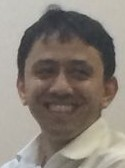
#> input picture tests/fixtures/images/afuat/3.jpg, 125 x 168 px
$ python benchmark_live_analysis.py --image ../tests/fixtures/images/afuat/3.jpg
#> lines starting #> are read from the running program, lines starting #| are printed output that depends on the picture
#!/usr/bin/env python3
"""Performance benchmark for live camera analysis features.

This script measures the processing time and maximum sustainable FPS
for each analysis mode to help determine optimal frame rates.
"""

import asyncio
import json
import time
from pathlib import Path
from typing import Dict, List, Optional
import statistics

import websockets
import cv2
import base64
import numpy as np
from rich.console import Console
from rich.table import Table
from rich.progress import Progress, SpinnerColumn, TextColumn


console = Console()


class PerformanceBenchmark:
    """Benchmark live analysis performance."""

    def __init__(self, ws_url: str = "ws://localhost:8000/ws/live-analysis"):
        self.ws_url = ws_url
        self.test_image_path = None
        self.results: Dict[str, List[float]] = {}

    def load_test_image(self, image_path: Optional[str] = None) -> np.ndarray:
        """Load a test image for benchmarking."""
#> called with image_path = '../tests/fixtures/images/afuat/3.jpg'
        if image_path and Path(image_path).exists():
            img = cv2.imread(image_path)
#> img is the input picture: shape (168, 125, 3); mean B, G, R 121.4, 130, 138
            self.test_image_path = image_path
        else:
            # Create a synthetic test image if no image provided
            console.print("[yellow]No test image provided, creating synthetic image[/yellow]")
            img = np.random.randint(0, 255, (480, 640, 3), dtype=np.uint8)
            # Draw a simple face-like pattern
            cv2.circle(img, (320, 240), 100, (200, 200, 200), -1)  # Face
            cv2.circle(img, (280, 220), 20, (50, 50, 50), -1)  # Left eye
            cv2.circle(img, (360, 220), 20, (50, 50, 50), -1)  # Right eye
            cv2.ellipse(img, (320, 270), (40, 20), 0, 0, 180, (100, 100, 100), 2)  # Mouth

        console.print(f"[green]Loaded test image: {img.shape}[/green]")
        return img

    def encode_image(self, img: np.ndarray) -> str:
        """Encode image to base64 JPEG."""
        _, buffer = cv2.imencode('.jpg', img, [cv2.IMWRITE_JPEG_QUALITY, 85])
        return base64.b64encode(buffer).decode('utf-8')

    async def benchmark_mode(
        self,
        mode: str,
        num_frames: int = 50,
        user_id: Optional[str] = None,
        tenant_id: Optional[str] = None,
    ) -> Dict[str, float]:
        """Benchmark a specific analysis mode."""
        console.print(f"\n[bold cyan]Benchmarking mode: {mode}[/bold cyan]")

        # Load test image
        img = self.load_test_image()
        img_base64 = self.encode_image(img)

        processing_times = []
        total_times = []
        successful_frames = 0
        errors = 0

        try:
            async with websockets.connect(self.ws_url) as websocket:
                # Send configuration
                config = {
                    "type": "config",
                    "data": {
                        "mode": mode,
                        "frame_skip": 0,
                        "quality_threshold": 70.0,
                    }
                }
                if user_id:
                    config["data"]["user_id"] = user_id
                if tenant_id:
                    config["data"]["tenant_id"] = tenant_id

                await websocket.send(json.dumps(config))

                # Wait for config acknowledgment
                response = await websocket.recv()
                msg = json.loads(response)
                if msg.get("type") != "config_ack":
                    console.print(f"[red]Failed to configure mode {mode}: {msg}[/red]")
                    return {}

                console.print(f"[green]Mode configured successfully[/green]")

                # Send frames and measure performance
                with Progress(
                    SpinnerColumn(),
                    TextColumn("[progress.description]{task.description}"),
                    console=console,
                ) as progress:
                    task = progress.add_task(f"Processing {num_frames} frames...", total=num_frames)

                    for i in range(num_frames):
                        # Measure total time (including network)
                        start_total = time.perf_counter()

                        # Send frame
                        frame_msg = {
                            "type": "frame",
                            "data": img_base64,
                        }
                        await websocket.send(json.dumps(frame_msg))

                        # Receive result
                        response = await websocket.recv()
                        end_total = time.perf_counter()

                        msg = json.loads(response)

                        if msg.get("type") == "result":
                            data = msg.get("data", {})
                            if data.get("error"):
                                console.print(f"[yellow]Frame {i}: Error - {data['error']}[/yellow]")
                                errors += 1
                            else:
                                processing_time = data.get("processing_time_ms", 0)
                                processing_times.append(processing_time)
                                total_times.append((end_total - start_total) * 1000)
                                successful_frames += 1

                        progress.update(task, advance=1)

                        # Small delay to avoid overwhelming the server
                        await asyncio.sleep(0.01)

        except Exception as e:
            console.print(f"[red]Error during benchmark: {e}[/red]")
            return {}

        # Calculate statistics
        if processing_times:
            stats = {
                "mode": mode,
                "total_frames": num_frames,
                "successful_frames": successful_frames,
                "errors": errors,
                "avg_processing_ms": statistics.mean(processing_times),
                "min_processing_ms": min(processing_times),
                "max_processing_ms": max(processing_times),
                "median_processing_ms": statistics.median(processing_times),
                "stdev_processing_ms": statistics.stdev(processing_times) if len(processing_times) > 1 else 0,
                "avg_total_ms": statistics.mean(total_times),
                "max_sustainable_fps": 1000 / statistics.mean(processing_times),
                "p95_processing_ms": sorted(processing_times)[int(len(processing_times) * 0.95)],
                "p99_processing_ms": sorted(processing_times)[int(len(processing_times) * 0.99)],
            }

            self.results[mode] = processing_times
            return stats
        else:
            console.print(f"[red]No successful frames for mode {mode}[/red]")
            return {}

    async def run_all_benchmarks(self, num_frames: int = 50) -> List[Dict]:
        """Run benchmarks for all analysis modes."""
        modes = [
            ("face_detection", None, None),
            ("quality", None, None),
            ("demographics", None, None),
            ("liveness", None, None),
            ("enrollment_ready", None, None),
            # ("verification", "test_user", None),  # Requires enrolled user
            # ("search", None, None),  # Requires database with faces
            ("landmarks", None, None),
        ]

        all_stats = []

        for mode, user_id, tenant_id in modes:
            stats = await self.benchmark_mode(mode, num_frames, user_id, tenant_id)
            if stats:
                all_stats.append(stats)
            await asyncio.sleep(1)  # Pause between modes

        return all_stats

    # [73 lines left out: functions print_results, save_results, not called in this run]


async def main():
    """Main benchmark function."""
    import argparse

    parser = argparse.ArgumentParser(description="Benchmark live camera analysis performance")
    parser.add_argument(
        "--url",
        default="ws://localhost:8000/ws/live-analysis",
        help="WebSocket URL for live analysis",
    )
    parser.add_argument(
        "--frames",
        type=int,
        default=50,
        help="Number of frames to test per mode (default: 50)",
    )
    parser.add_argument(
        "--image",
        help="Path to test image (optional, will use synthetic image if not provided)",
    )
    parser.add_argument(
        "--output",
        default="benchmark_results.json",
        help="Output file for results (default: benchmark_results.json)",
    )

    args = parser.parse_args()

    console.print("[bold blue]Live Camera Analysis Performance Benchmark[/bold blue]")
    console.print(f"WebSocket URL: {args.url}")
    console.print(f"Frames per mode: {args.frames}")
    console.print(f"Test image: {args.image or 'synthetic'}\n")

    benchmark = PerformanceBenchmark(ws_url=args.url)

    # Load custom image if provided
    if args.image:
        benchmark.load_test_image(args.image)

    # Run benchmarks
    all_stats = await benchmark.run_all_benchmarks(num_frames=args.frames)

    # Print and save results
    benchmark.print_results(all_stats)
    benchmark.save_results(all_stats, args.output)
#> in load_test_image (call 2), `cv2.circle(img, (320, 240), 100, (200, 200, 200), -1)`:
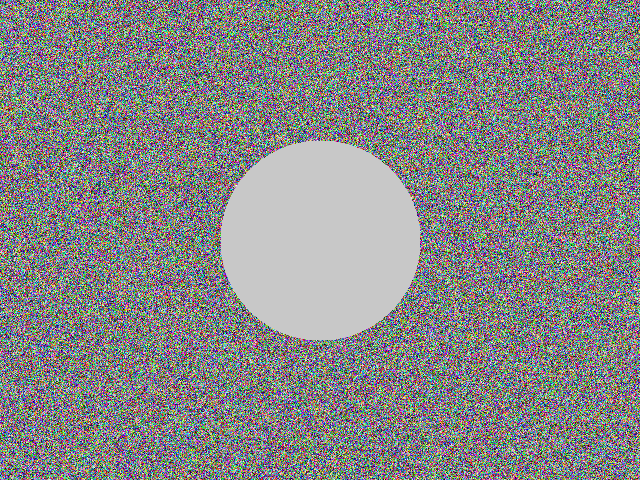
#> img: shape (480, 640, 3); mean B, G, R 134.6, 134.6, 134.3
#> in load_test_image (call 2), `cv2.ellipse(img, (320, 270), (40, 20), 0, 0, 180, (100, 100, 100), 2)`:
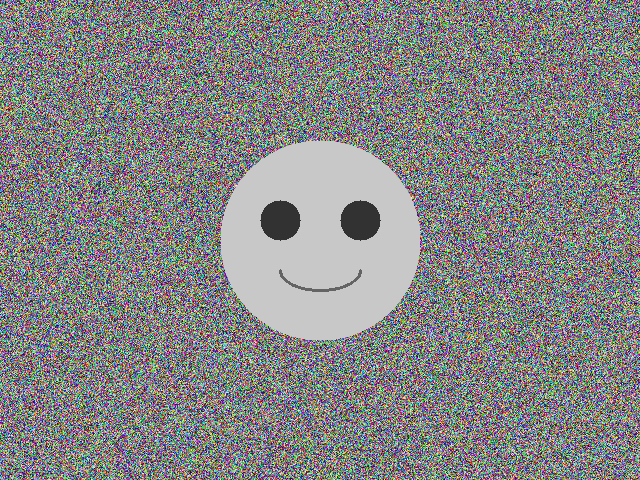
#> img: shape (480, 640, 3); mean B, G, R 133.3, 133.3, 132.9


if __name__ == "__main__":
    asyncio.run(main())
#> (the call stopped at `async def main(): """Main benchmark function.""" import argparse  pars..`: websockets is not available in this run)
